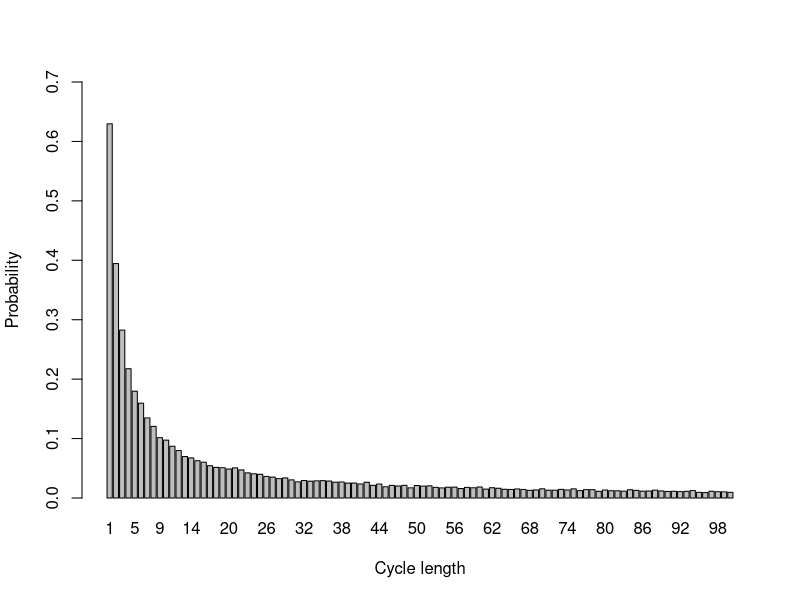

The R source for this figure:
# Group members:
# 1. Jie Xin Ng s1859154
# 2. Qiqi Xiao s2323497
# 3. Imran Toprak s2430699

# Team member contributions: 
# the three of us tried all the questions together and helped each other out when stuck
# we compared our codes and modified them into this final version by picking out bits from each others' codes
# each of us contributed equally towards this assignment 
# each of us contributed 33% towards the assignment

### Overview ####
# This project is set up to find a good strategy for the prisoner problem through simulations.
# The prisoner problem can be described as a problem where there are 2n prisoners, 2n boxes, and 2n cards, 
# each prisoner is assigned a number from 1 to 2n, the same is done for the boxes and cards.
# In each box, a card is randomly allocated.
# The prisoner is given n tries to open a box until card k, the prisoner's own assigned number is found
# This project will simulate 3 strategies to find the card k by the n-th opened box.
# A success would be counted as a simulation whereby the prisoner found card k by the n-th box.
# We compare the 3 strategies by comparing the probabilities of successful simulations (prisoner found card k) 
# for each strategy.
# Startegy 1 is to start at box k, then going to the subsequent box with the card number gotten in box k, 
# this process is repeated until card = k is found
# Strategy 2 is the same as Strategy 1, but starting at a random box instead
# Strategy 3 is opening boxes randomly until card = k is found
# The function Pone simulates the prisoner problem and estimate the probabilities
# From the results found with Pone, we are interested in finding the probabilities of all prisoners successfully 
# finding their own cards with each startegy. Hence, Pall is a function to estimate thoes probabilities.
# We then created the function dloop to explore the probabilities of each loop length from 1 to 2n occurring 
# at least once in a random shuffling of cards to boxes
# dloop is created to find an explanation for why strategy 1 is better than the other two
# The presence of loops in the sequence of cards while being in the loop for starting at box k increases the 
# chances of finding card k if loops with length <= n are more likely to occur. 
# We end the project with visualising the probabilities of each loop length from 1 to 2n occurring 
# at least once in a random shuffling of cards to boxes
#################

create_box <- function(n)
{
  # this function returns a list to contain 2n of box-car pairs where each card is randomly allocated to a box  
  # @return box_with_card = a list of box and card pairs
  # @param n = half of the number of boxes, i.e. put n=5 if you wish to create 10 box-card pairs

  
  box_number <- c(1:(2*n)) # create an array of boxes from 1 to 2n
  card_number <- sample(1:(2*n)) # create an array of cards randomly sorted from 1 to 2n
  box_with_card <- list() # create a list to contain the box-card pair
  
  # loop to pair up the boxes and cards
  for (i in 1:(2*n)) {
    box_with_card <- append(box_with_card, list(c(box_number[i],card_number[i]))) 
  }
  
  return(box_with_card) # this is in the format (box_number,card_number)
}

Pone <- function(n, k, strategy, nreps){
  
  # Pone is used to estimate the probability of finding card = k by the n-th box, there are 3 strategies.
  # Strategy 1 is to start at box k, then going to the subsequent box with the card number gotten in box k,  
  # this process is repeated until card = k is found
  # Strategy 2 is the same as Strategy 1, but starting at a random box instead
  # Strategy 3 is opening boxes randomly until card = k is found
  #
  # This function uses create_box
  # @return the probability of finding card = k by the n-th box given a strategy
  # @param n = number of boxes opened to find k card
  # @param k = prisoner's number
  # @param strategy = strategy chosen to find k card
  # @param nreps = number of repetitions of simulation to estimate probability
  
  if (strategy == 1){
    count = 0 # start a counter to find the number of times prisoner successfully found card k by the n-th opened box 
    
    # repeat the simulation nreps times
    for (rep in 1:nreps){
      box_with_card <- create_box(n) # create a list of 2n random box-card pairs (numbers ranging from 1 to 2n)
      picked_box <- box_with_card[[k]] # The k-th box is the first opened box
      
      # loop n times as the prisoner only has n tries
      for (b in 1:n){
        # if we do not find the prisoner's number in the box
        if (picked_box[2] != k){
          # pick the next box using the card number found in current box, [picked_box[2]]
          picked_box <- box_with_card[[picked_box[2]]]
        }
        # if we found the prisoner's card by the n-th opened box
        else {
          count <- count + 1 # counting the simulation as a success, hence + 1 to count 
          break
        }
      }
    }
  }
  
  else if (strategy == 2)
  {
    count = 0 # start a counter to find the number of times prisoner successfully found card k by the n-th opened box
    # repeat the simulation nreps times
    for (rep in 1:nreps){
      box_with_card <- create_box(n) # create a list of 2n random box-card pairs (numbers ranging from 1 to 2n)
      picked_box <- box_with_card[[sample(1:(2*n),1)]] # start from a randomly selected box
      
      # loop n times as the prisoner only has n tries
      for (b in 1:n){
        # if we do not find the prisoner's number in the box
        if (picked_box[2] != k){
          # pick the next box using the card number found in current box, [picked_box[2]]
          picked_box <- box_with_card[[picked_box[2]]]
        }
        # if we found the prisoner's card by the n-th opened box
        else {
          count <- count + 1 # counting the simulation as a success, hence + 1 to count 
          break
        }
      }
    }
  }
  
  else if (strategy == 3)
  {
    count = 0 # start a counter to find the number of times prisoner successfully found card k by the n-th opened box
    # repeat the simulation nreps times
    for (rep in 1:nreps){
      box_with_card <- create_box(n) # create a list of 2n random box-card pairs (numbers ranging from 1 to 2n)
      picked_box <- box_with_card[[sample(1:(2*n),1)]] # start from a randomly selected box
      box_with_card[[picked_box[1]]] <- NULL # the boxes cannot be selected twice, set the first box to null so that it is not repeated
      
      # loop n times as the prisoner only has n tries
      for (b in 1:n)
      {
        # if we do not find the prisoner's number in the box
        if (picked_box[2] != k){
          picked_index <- sample(1:length(box_with_card),1) # choose a random index to open another box for next try
          picked_box <- box_with_card[[picked_index]] # select the box
          box_with_card[[picked_index]] <- NULL # set the selected box to null so that it is not repeated
        }
        # if we found the prisoner's card by the n-th opened box
        else {
          count <- count + 1 # counting the simulation as a success, hence + 1 to count 
          break
        }
      }
    }
  }
  
  return(count/nreps) # probability = number of successes / total simulations (nreps)
  
}

# Pall aims to obtain the probability that all prisoners successfully found the card with their number on it. 
# The 3 strategies are the same as those in Pone.
# @param n = number of boxes opened to find k card
# @param strategy = strategy chosen to find k card, which should be 1, 2 or 3
# @param nreps = number of repetitions of simulation to estimate probability
Pall <- function(n,strategy,nreps)
{ 
  count_simulations <- 0 # counting up the number of times that all prisoners succeed
  if(strategy == 1)
  {
    # repeat the simulation nreps times
    for (rep in 1:nreps){
      count_one_simulation <- 0 # counting up the number of prisoners succeed in one simulation
      # all pairs (box_number, card_number) are exactly the same for every prisoner in the same simulation
      box_with_card <- create_box(n)
      # loop over the prisoners
      for (k in 1:(2*n)){
        picked_box <- box_with_card[[k]] # start from the k-th box
        # every prisoner can open at most n boxes
        for (b in 1:n){
          # decide if the prisoner successfully found the card with number k
          if (picked_box[2] != k){
            # pick the next box with the same number as the current card has
            picked_box <- box_with_card[[picked_box[2]]] 
          }
          else {
            count_one_simulation <- count_one_simulation + 1 # +1 for every individual success
            break
          }
        }
      }
      # decide if all prisoners succeed in this simulation
      if (count_one_simulation == 2*n){
        count_simulations <- count_simulations + 1 # +1 for every joint success
      }
    }
  }
  
  else if (strategy == 2)
  {
    count_simulations <- 0 # counting up the number of times that all prisoners succeed
    # repeat the simulation nreps times
    for (rep in 1:nreps){
      count_one_simulation <- 0 # counting up the number of prisoners succeed in one simulation
      box_with_card <- create_box(n)
      # loop over the prisoners
      for (k in 1:(2*n)){
        picked_box <- box_with_card[[sample(1:(2*n), 1)]] # start from a randomly selected box
        # every prisoner can open at most n boxes
        for (b in 1:n){
          # decide if the prisoner successfully found the card with number k
          if (picked_box[2] != k){
            picked_box <- box_with_card[[picked_box[2]]]
          }
          else {
            count_one_simulation <- count_one_simulation + 1 # +1 for every individual success
            break
          }
        }
      }
      # decide if all prisoners succeed in this simulation
      if (count_one_simulation == 2*n){
        count_simulations <- count_simulations + 1 # +1 for every joint success
      }
    }
  }
  
  else if (strategy == 3) 
  {
    count_simulations <- 0 # counting up the number of times that all prisoners succeed
    # repeat the simulation nreps times
    for (rep in 1:nreps){
      box_with_card <- create_box(n)
      count_one_simulation <- 0 # counting up the number of prisoners succeed in one simulation
      # loop over the prisoners
      for (k in 1:(2*n)){
        # prisoners open boxes at random
        open_order <- c(sample(1:(2*n),n))
        # every prisoner can open at most n boxes
        for (j in 1:n) {
          # decide if the prisoner successfully found the card with number k
          if (box_with_card[[open_order[j]]][2] == k) {
            count_one_simulation <- count_one_simulation + 1 # +1 for every individual success
            break
          }
        }
      }
      # decide if all prisoners succeed in this simulation
      if (count_one_simulation == 2*n) {
        count_simulations <- count_simulations + 1 # +1 for every joint success
      }
    }
    
  }
  return(count_simulations/nreps) 
}

# We compare the probabilities for n=5 and n=50 for individual and joint probabilities
one5 <- c(Pone(5,7,1,10000),Pone(5,7,2,10000),Pone(5,7,3,10000))
one50 <- c(Pone(50,7,1,10000),Pone(50,7,2,10000),Pone(50,7,3,10000))
all5 <- c(Pall(5,1,10000),Pall(5,2,10000),Pall(5,3,10000))
all50 <- c(Pall(50,1,10000),Pall(50,2,10000),Pall(50,3,10000))
# when n=5
for (i in 1:3){
  print(paste0("The individual success probability for n = 5 using strategy ", i, " is ", one5[i]))
  print(paste0("The joint success probability for n = 5 using strategy ", i, " is ", all5[i]))
}
# when n=50
for (i in 1:3){
  print(paste0("The individual success probability for n = 50 using strategy ", i, " is ", one50[i]))
  print(paste0("The joint success probability for n = 50 using strategy ", i, " is ", all50[i]))
}


# Q4

#There is a significant different between the result of the strategy 1 and the others, because of the loops, which will be
#elaborated in the next questions, as well.

#For strategy 3, we do not consider the loops, because the prisoners pick the boxes
#randomly. Their decision do not depends on the outcome of the previous one. So, each prisoner will have 0.5 chance, and the
#success probability of each prisoner is independent from the other. Therefore, joint success probability decreases dramatically 
#with increasing n.

#If prisoners decide on the next box according to the outcome of previous box, a loop will definitely occur, because we will turn
#back to our initial box ultimately. In other words, there will be limited number of loops whose ranges are ranging from 1 to 2n.

#Then, for strategy 2, we always have to possibilites: Either the first randomly selected box and our desired box are members of
#the same loop, or not. If not, we will have infinite loop and it is impossible to reach the box containing our number in n steps.
#That is why the joint probability  of success is dramatically less then the one in strategy 1. According to Pone function, the
#probability of success for each prisoner was around 0.4, and it is independent from the other prisoners again. Which decreases 
#the probability of total success with increasing n, again.

#Unlike strategy 2, strategy 3 works significantly well, because the loop including our first box will definitely include our
#desired box, because we are starting with the box with the our number. Then, the probability of success will depend on the length
#of this first loop. As we try max n times, we can find our number only if the length of loop is less than 51. For a single person,
#the probability of success is still 0.5, but this time joint probability is much higher, because the success of each prisoner
#will not be independent from the others. Because the room is turned to its original state after each turn, and all prisoners 
#start with a unique number. Then, all loops included by 2n box-number combinations will be tried by the prisoners, and if the 
#maximum loop length is less than 51, then all prisoners will be free. 


dloop <- function (n,nreps){
  
  # dloop is used to estimate the probabilities of each loop length from 1 to 2n occurring at least once 
  # in a random shuffling of cards to boxes.
  # This is achieved by setting up two variables "start" and "pick", "start" is used to decompose the cycles as we 
  # remove elements found in the "start" cycle such that we do not end up in the same permutation cycle again when
  # picking a new "start" value.
  # "pick" is used to pick the next opened box while adding each element found to the list of elements to be 
  # excluded from "start", if we end up picking a box with the card "start", we end the current loop and and 
  # choose a new "start"
  #
  # @return a 2n array of probabilities for each loop length occurring at least once in a random shuffling of 
  # cards to boxes
  # @param n = half the loop length, i.e. put n=5 if you wish to create 10 box-card pairs
  # @param nreps = number of repetitions of simulation to estimate probability
  
  
  # array to contain the probabilites for all loop length occurring at least once 
  loop_len_for_all <- rep(0,2*n)
  
  # loop the simulation nreps times 
  for (rep in 1:nreps){
    # array to contain the proability for all loop length occurring at least once in a given simulation
    loop_len_for_one <- rep(0,2*n)
    # collect the box numbers that have already been in a loop so these indices will not be chosen when starting other loops
    loop_included <- c() 
    card_num <- sample(1:(2*n)) # simulate the random shuffling of card numbers from 1 to 2n
    start <- 1                  # we start with the first card for the first loop
    
    # while we have not found all the cycles of the cards
    while (length(loop_included) != 2*n) {
      # if we have not gone through all possible loops, i.e. length(loop_included) < 2*n-1
      if (length(loop_included) >= 1 & length(loop_included) < 2*n-1){
        # pick the next start for the next loop among the cards that have not been opened
        start <- sample(c(1:(2*n))[-loop_included], 1)
      }
      
      # else if we have gone through all loops except for one
      else if(length(loop_included) == 2*n-1){
        
        start <- c(1:(2*n))[-loop_included] # set the last card number to be the element left in loop_included
      }
  
      pick <- start     # set the first opened box number to be start
      length_count <- 0 # count up the length of the loop
      
      # while we have not reached the end of the loop, i.e. the selected card is not the starting box
      while (card_num[pick] != start){
        
        loop_included <- append(loop_included, pick)# keep adding the elements in the cycle into loop_included
        pick <- card_num[pick]                      # pick the next box to be the current card number
        length_count <- length_count + 1            # counting up the length of each loop
        
      }
      
      loop_included <- append(loop_included, pick) # the last element in the loop is not counted up
      length_count <- length_count + 1             # count up the number of elements in the loop
      # count the times each loop length shows in one simulation
      loop_len_for_one[length_count] <- loop_len_for_one[length_count] + 1 
      
    }
    
    # loop through each cycle length to update the value for loop_len_for_all
    for (i in 1:(2*n)){
      # if the cycle length occurs at least one
      if (loop_len_for_one[i] != 0){
        # count up each loop length occurring at least once for all simulations
        loop_len_for_all[i] <- loop_len_for_all[i] + 1 
      }
    }
  }
  
  # divide the total number of times each cycle length occurs by nreps (total number of simulations) to get probability
  return(loop_len_for_all / nreps) 
  
}

# Now we explore the probabilities with dloop and visualise them
prob<-dloop(50,10000)
print("Below is the estimate of the probabilities of each loop length from 1 to 2n occurring at least once for n = 50.")
print(prob)
prob2<- sum(prob[51:100])
print(paste0("The probability that there is no loop longer than 50 in a random reshuffling of cards to boxes is ", 1 - prob2))
# plot the probabilities
dat <- data.frame(x=c(1:100), y=(prob))
barplot(dat$y, names.arg=dat$x, ylim=c(0,0.7), ylab="Probability", xlab="Cycle length")
